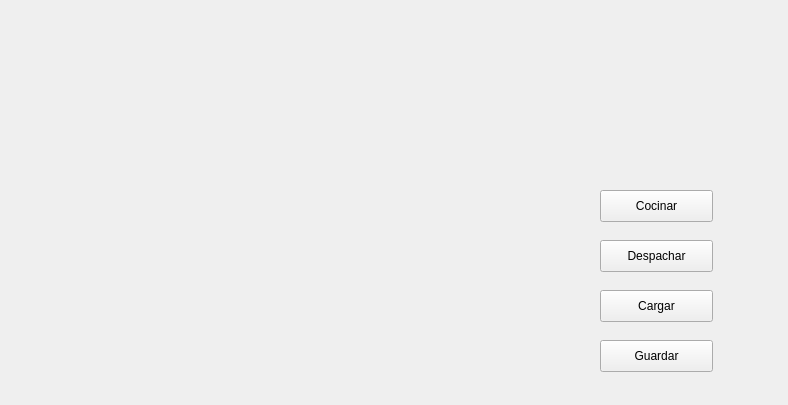
<?xml version="1.0" encoding="UTF-8"?>
<ui version="4.0">
 <class>Form</class>
 <widget class="QWidget" name="Form">
  <property name="geometry">
   <rect>
    <x>0</x>
    <y>0</y>
    <width>788</width>
    <height>405</height>
   </rect>
  </property>
  <property name="windowTitle">
   <string>Form</string>
  </property>
  <property name="styleSheet">
   <string notr="true">background-image: url(:/pykitchen/pykitchen.png);</string>
  </property>
  <widget class="QPushButton" name="cocinarButton">
   <property name="geometry">
    <rect>
     <x>600</x>
     <y>190</y>
     <width>113</width>
     <height>32</height>
    </rect>
   </property>
   <property name="text">
    <string>Cocinar</string>
   </property>
  </widget>
  <widget class="QPushButton" name="despacharButton">
   <property name="geometry">
    <rect>
     <x>600</x>
     <y>240</y>
     <width>113</width>
     <height>32</height>
    </rect>
   </property>
   <property name="text">
    <string>Despachar</string>
   </property>
  </widget>
  <widget class="QPushButton" name="cargarButton">
   <property name="geometry">
    <rect>
     <x>600</x>
     <y>290</y>
     <width>113</width>
     <height>32</height>
    </rect>
   </property>
   <property name="text">
    <string>Cargar</string>
   </property>
  </widget>
  <widget class="QPushButton" name="guardarButton">
   <property name="geometry">
    <rect>
     <x>600</x>
     <y>340</y>
     <width>113</width>
     <height>32</height>
    </rect>
   </property>
   <property name="text">
    <string>Guardar</string>
   </property>
  </widget>
 </widget>
 <resources>
  <include location="pykitchen.qrc"/>
 </resources>
 <connections/>
</ui>
